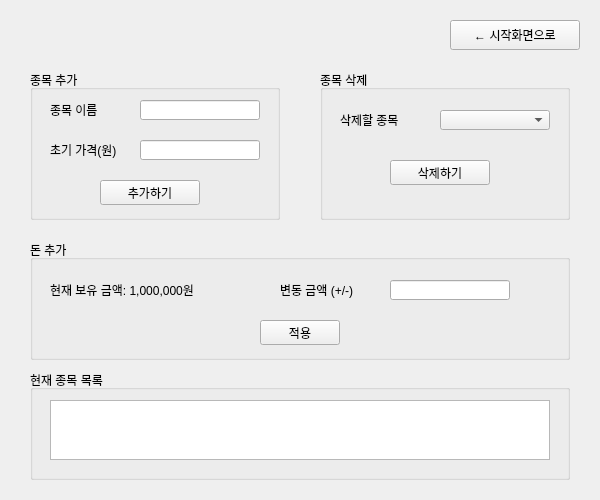
<?xml version="1.0" encoding="UTF-8"?>
<ui version="4.0">
 <class>AdminMode</class>
 <widget class="QWidget" name="AdminMode">
  <property name="geometry">
   <rect>
    <x>0</x>
    <y>0</y>
    <width>600</width>
    <height>500</height>
   </rect>
  </property>
  <property name="windowTitle">
   <string>Admin Mode</string>
  </property>

  <!-- 시작화면으로 버튼 -->
  <widget class="QPushButton" name="btn_back">
   <property name="geometry">
    <rect>
     <x>450</x>
     <y>20</y>
     <width>130</width>
     <height>30</height>
    </rect>
   </property>
   <property name="text">
    <string>← 시작화면으로</string>
   </property>
  </widget>

  <!-- 종목 추가 그룹 -->
  <widget class="QGroupBox" name="group_add_item">
   <property name="geometry">
    <rect>
     <x>30</x>
     <y>70</y>
     <width>250</width>
     <height>150</height>
    </rect>
   </property>
   <property name="title">
    <string>종목 추가</string>
   </property>

   <widget class="QLabel" name="label_item_name">
    <property name="geometry">
     <rect>
      <x>20</x>
      <y>30</y>
      <width>80</width>
      <height>20</height>
     </rect>
    </property>
    <property name="text">
     <string>종목 이름</string>
    </property>
   </widget>

   <widget class="QLineEdit" name="input_item_name">
    <property name="geometry">
     <rect>
      <x>110</x>
      <y>30</y>
      <width>120</width>
      <height>20</height>
     </rect>
    </property>
   </widget>

   <widget class="QLabel" name="label_item_price">
    <property name="geometry">
     <rect>
      <x>20</x>
      <y>70</y>
      <width>100</width>
      <height>20</height>
     </rect>
    </property>
    <property name="text">
     <string>초기 가격(원)</string>
    </property>
   </widget>

   <widget class="QLineEdit" name="input_item_price">
    <property name="geometry">
     <rect>
      <x>110</x>
      <y>70</y>
      <width>120</width>
      <height>20</height>
     </rect>
    </property>
   </widget>

   <widget class="QPushButton" name="btn_add_item">
    <property name="geometry">
     <rect>
      <x>70</x>
      <y>110</y>
      <width>100</width>
      <height>25</height>
     </rect>
    </property>
    <property name="text">
     <string>추가하기</string>
    </property>
   </widget>
  </widget>

  <!-- 종목 삭제 그룹 -->
  <widget class="QGroupBox" name="group_delete_item">
   <property name="geometry">
    <rect>
     <x>320</x>
     <y>70</y>
     <width>250</width>
     <height>150</height>
    </rect>
   </property>
   <property name="title">
    <string>종목 삭제</string>
   </property>

   <widget class="QLabel" name="label_delete_item">
    <property name="geometry">
     <rect>
      <x>20</x>
      <y>40</y>
      <width>100</width>
      <height>20</height>
     </rect>
    </property>
    <property name="text">
     <string>삭제할 종목</string>
    </property>
   </widget>

   <widget class="QComboBox" name="combo_delete_item">
    <property name="geometry">
     <rect>
      <x>120</x>
      <y>40</y>
      <width>110</width>
      <height>20</height>
     </rect>
    </property>
   </widget>

   <widget class="QPushButton" name="btn_delete_item">
    <property name="geometry">
     <rect>
      <x>70</x>
      <y>90</y>
      <width>100</width>
      <height>25</height>
     </rect>
    </property>
    <property name="text">
     <string>삭제하기</string>
    </property>
   </widget>
  </widget>

  <!-- 돈 추가 그룹 -->
  <widget class="QGroupBox" name="group_money">
   <property name="geometry">
    <rect>
     <x>30</x>
     <y>240</y>
     <width>540</width>
     <height>120</height>
    </rect>
   </property>
   <property name="title">
    <string>돈 추가</string>
   </property>

   <widget class="QLabel" name="label_current_money">
    <property name="geometry">
     <rect>
      <x>20</x>
      <y>40</y>
      <width>150</width>
      <height>20</height>
     </rect>
    </property>
    <property name="text">
     <string>현재 보유 금액: 1,000,000원</string>
    </property>
   </widget>

   <widget class="QLabel" name="label_change_money">
    <property name="geometry">
     <rect>
      <x>250</x>
      <y>40</y>
      <width>100</width>
      <height>20</height>
     </rect>
    </property>
    <property name="text">
     <string>변동 금액 (+/-)</string>
    </property>
   </widget>

   <widget class="QLineEdit" name="input_change_money">
    <property name="geometry">
     <rect>
      <x>360</x>
      <y>40</y>
      <width>120</width>
      <height>20</height>
     </rect>
    </property>
   </widget>

   <widget class="QPushButton" name="btn_apply_money">
    <property name="geometry">
     <rect>
      <x>230</x>
      <y>80</y>
      <width>80</width>
      <height>25</height>
     </rect>
    </property>
    <property name="text">
     <string>적용</string>
    </property>
   </widget>
  </widget>

  <!-- 현재 종목 목록 -->
  <widget class="QGroupBox" name="group_item_list">
   <property name="geometry">
    <rect>
     <x>30</x>
     <y>370</y>
     <width>540</width>
     <height>110</height>
    </rect>
   </property>
   <property name="title">
    <string>현재 종목 목록</string>
   </property>

   <widget class="QListWidget" name="list_items">
    <property name="geometry">
     <rect>
      <x>20</x>
      <y>30</y>
      <width>500</width>
      <height>60</height>
     </rect>
    </property>
   </widget>
  </widget>

 </widget>
 <resources/>
 <connections/>
</ui>
